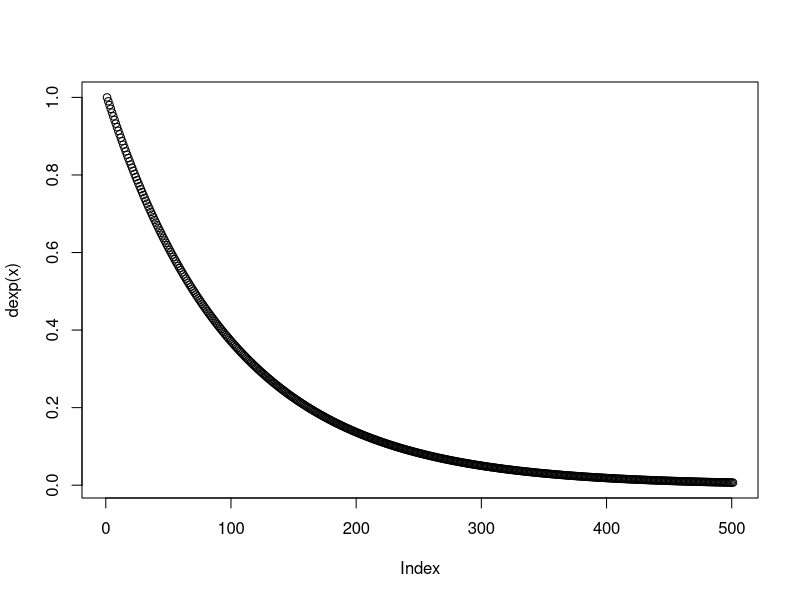
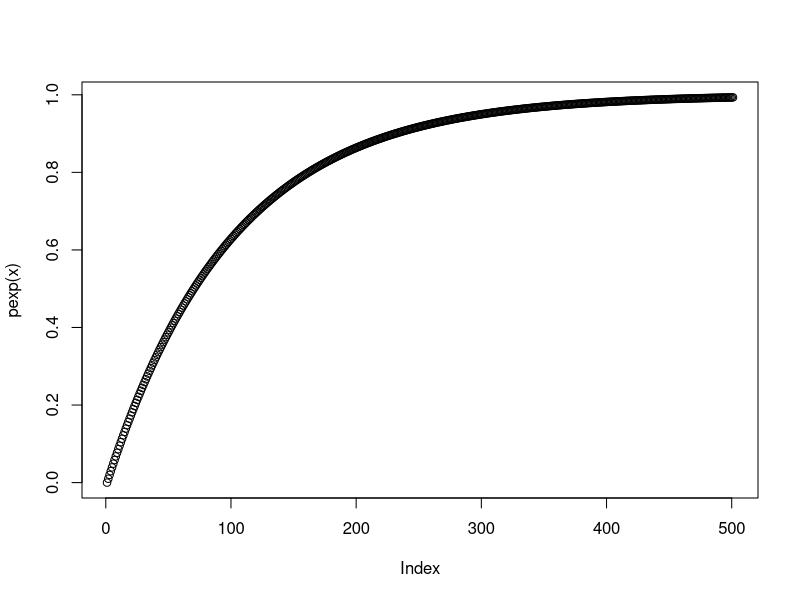
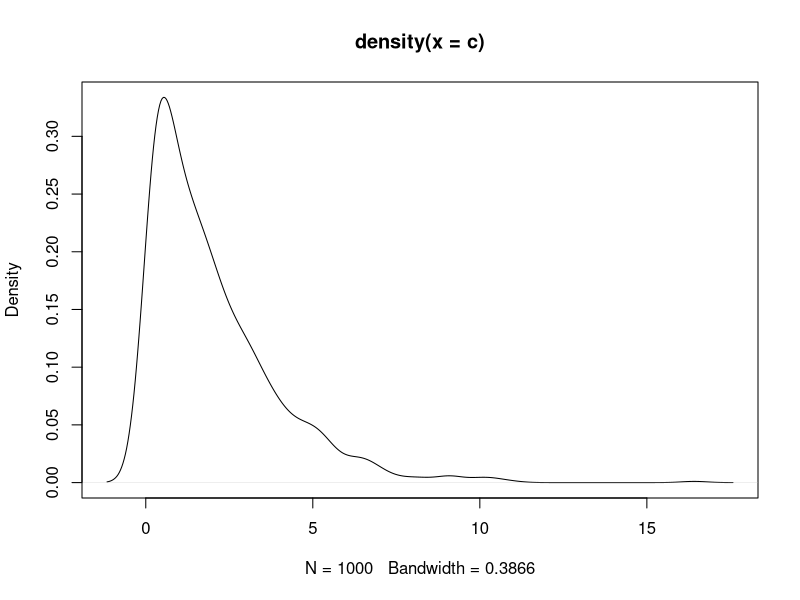

Write R code to recreate these figures, in order.
a = dexp(3,0.5);
print(a);

x = seq(0,5,by = 0.01);
plot(dexp(x));

b = pexp(3,0.5);
print(b);

plot(pexp(x));

c = rexp(1000,0.5);
print(c);
plot(density(c));

